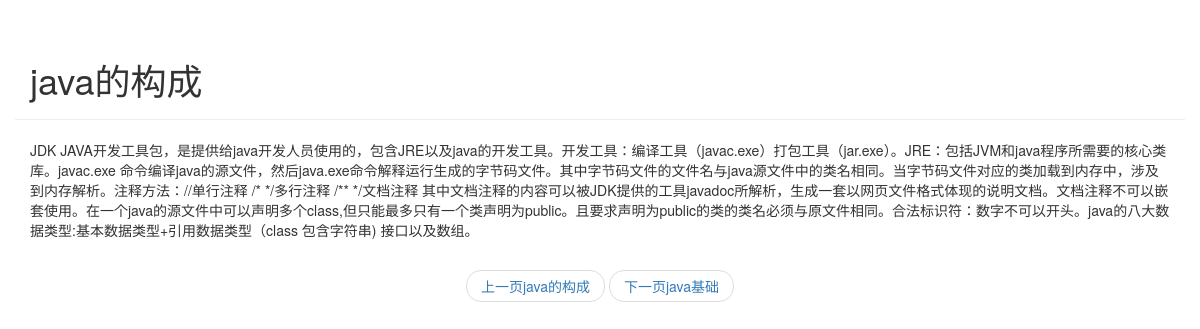
The app's page /blog/curr/1 with its own data.
### blog/models.py (models this page shows, shortened)
class Article(models.Model):
    article_id=models.AutoField(primary_key=True)
    title=models.TextField()
    brief_content=models.TextField()
    content=models.TextField()
    publish_data=models.DateTimeField(auto_now=True)

### blog/views.py (the view)
# urls.py: path('curr/<int:article_id>',blog.views.get_detail)
def get_detail(request,article_id):
    all_article=Article.objects.all()
    curr_article=None
    pre_index=0
    next_index=0
    for index,article in enumerate(all_article):
        if index==0:
            pre_index=0
            next_index=index+1
        elif index==len(all_article)-1:
            pre_index=index-1
            next_index=index
        else:
            pre_index=index-1
            next_index=index+1
        if article.article_id==article_id:
            curr_article=article
            pre_article=all_article[pre_index]
            next_article=all_article[next_index]
            break
    section=curr_article.content.split('\n')
    return render(request,'blog/detail.html',
                  {
                      'curr_article':curr_article,
                      'section':section,
                      'previous':pre_article,
                      'next':next_article
                  }
                  )

### blog/templates/blog/detail.html (shortened to what this page needs)
<!DOCTYPE html>
<html lang="en">
<head>
    <link rel="stylesheet" href="https://cdn.jsdelivr.net/npm/bootstrap@3.3.7/dist/css/bootstrap.min.css">
</head>
<body>
<div class="container page-header">
   <h1>{{curr_article.title}}</h1>
</div>
<div class="container page-body">
        <div class="body-main">
            <div>
                {% for curr in section %}
                <p>{{curr}}</p>
                {% endfor %}
            </div>
        </div>
</div>
<div>
    <nav aria-label="...">
  <ul class="pager">
    <li><a href="/blog/curr/{{previous.article_id}}">上一页{{previous.title}}</a></li>
    <li><a href="/blog/curr/{{next.article_id}}">下一页{{next.title}}</a></li>
  </ul>
</nav>
</div>
</body>
</html>

### records on screen
Article: title "java的构成", section "JDK JAVA开发工具包，是提供给java开发人员使用的，包含JRE以及java的开发工具。开发工具：编译工具（javac.exe）打包工具（jar.exe）。JRE：包括JVM和java程序所需要的核心类库。javac.exe 命令编译java的源文件，然后java.exe命令解释运行生成的字节码文件。其中字节码文件的文件名与java源文件中的类名相同。当字节码文件对应的类加载到内存中，涉及到内存解析。注释方法：//单行注释 /* */多行注释 /** */文档注释 其中文档注释的内容可以被JDK提供的工具javadoc所解析，生成一套以网页文件格式体现的说明文档。文档注释不可以嵌套使用。在一个java的源文件中可以声明多个class,但只能最多只有一个类声明为public。且要求声明为public的类的类名必须与原文件相同。合法标识符：数字不可以开头。java的八大数据类型:基本数据类型+引用数据类型（class 包含字符串) 接口以及数组。"
Article: title "java基础"
